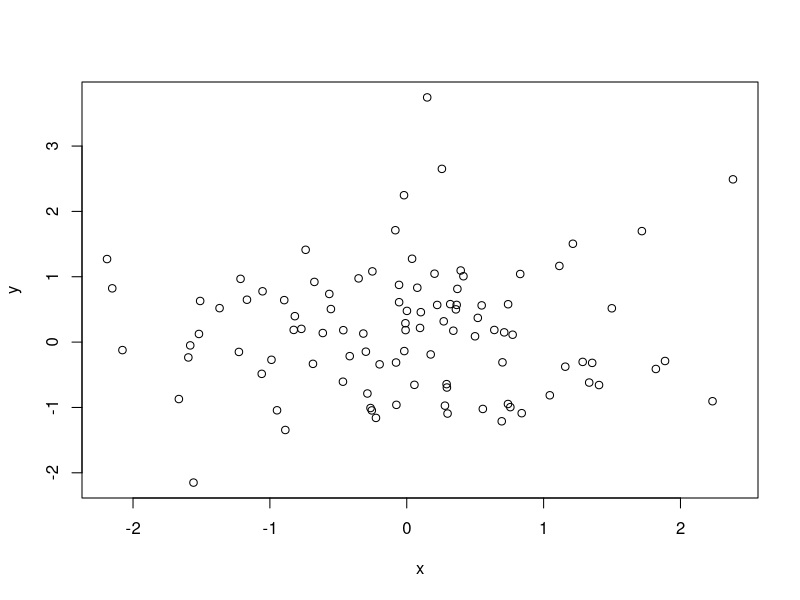
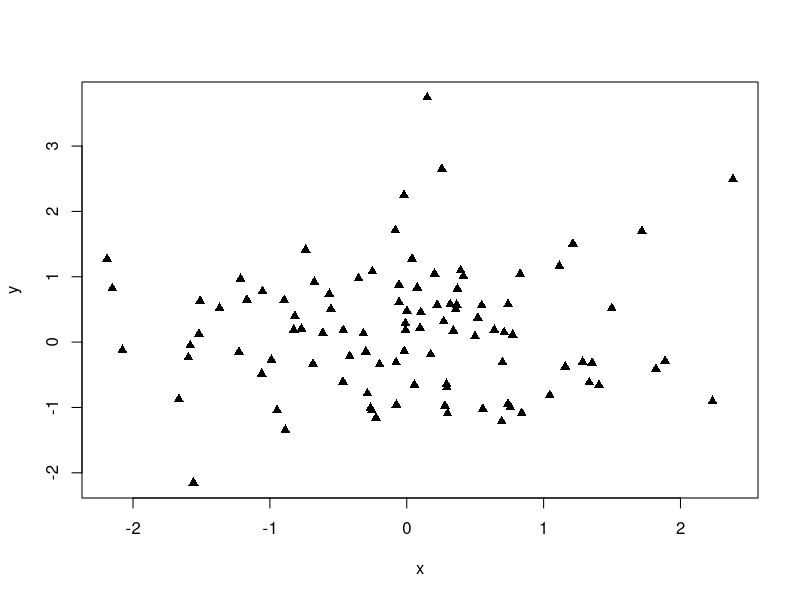

R code for these plots, in order:
## 2020/02/28 Phil's R script

x <- rnorm(100)
mean(x) 
y <- rnorm(100)

plot(x, y) ## Symbols look too basic
# plot(x, y, pch = 19) ## Still not happy with black circles
plot(x, y, pch = 17)
